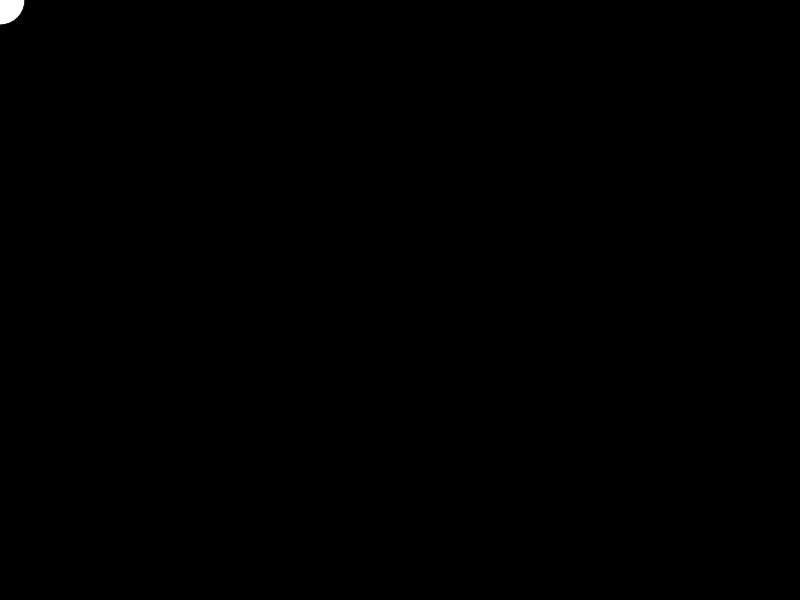
Frame 1 (no input)
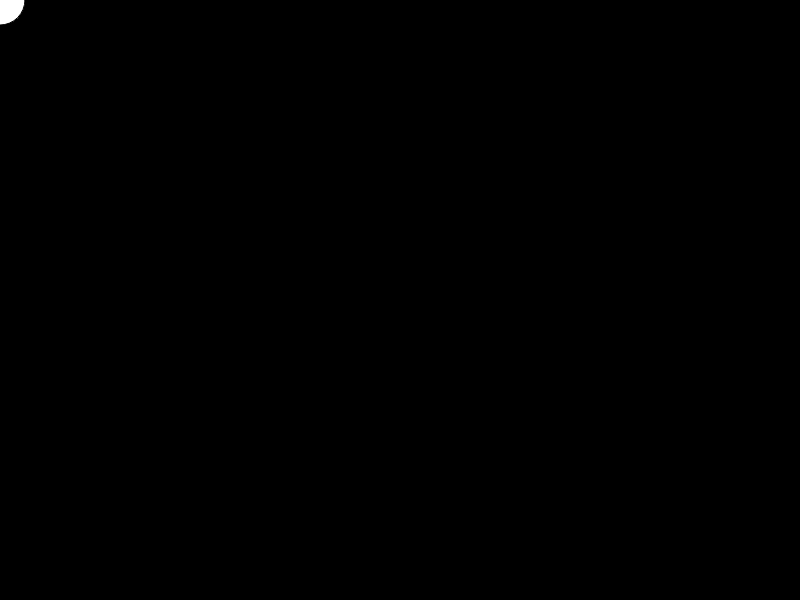
Frame 60 (no input)
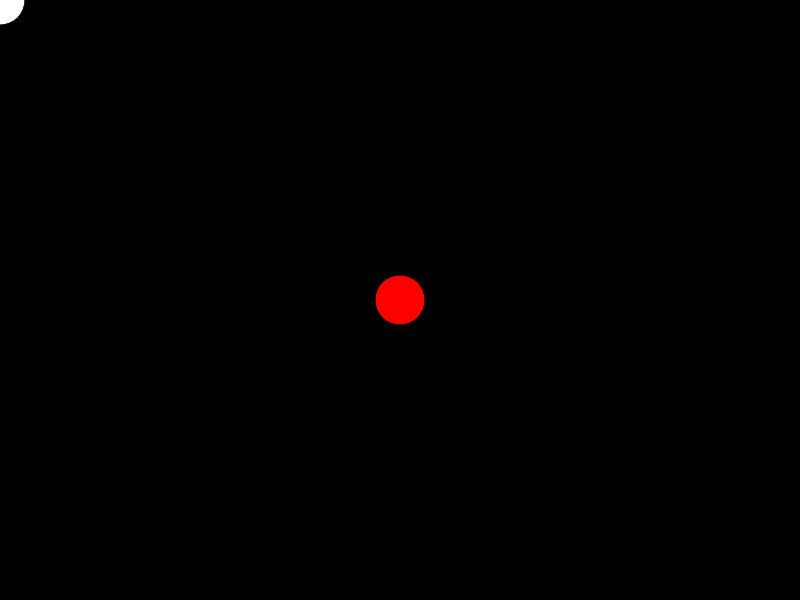
Frame 120 (the mouse pressed at the canvas centre since frame 60)

The p5.js sketch that drew these frames (run headless with seeded random() and noise() and a simulated clock; from frame 60 on, the mouse is pressed at the canvas centre):

// p5.js sketch
// ── sketch.js
function setup()
{
	createCanvas(800, 600);
    fill(255, 255, 255);
    background(0, 0, 0);
}

function draw()
{
	
	ellipse(mouseX, mouseY, 50, 50);
    
}

function mousePressed()
{
    fill(255,0,0);
}

function keyPressed()
{
    fill(255,255,0);
}
